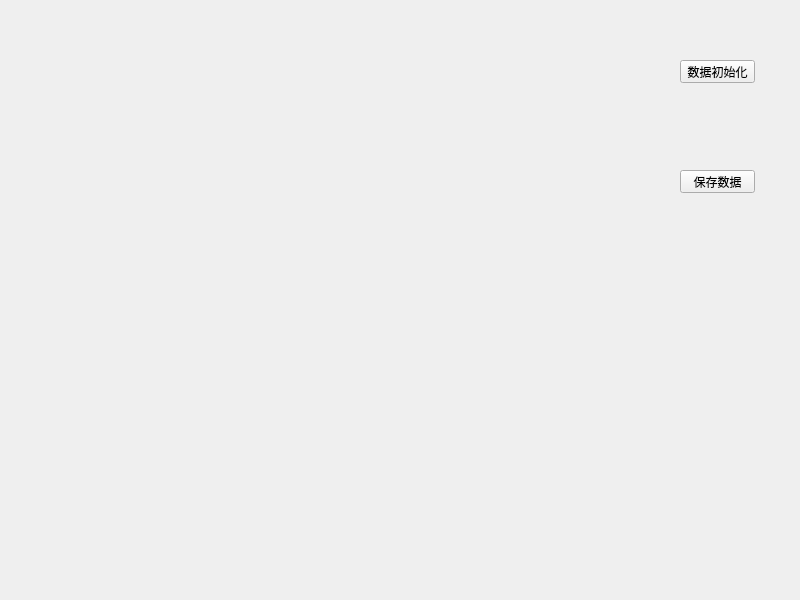
<?xml version="1.0" encoding="UTF-8"?>
<ui version="4.0">
 <class>MainWindow</class>
 <widget class="QMainWindow" name="MainWindow">
  <property name="geometry">
   <rect>
    <x>0</x>
    <y>0</y>
    <width>800</width>
    <height>600</height>
   </rect>
  </property>
  <property name="windowTitle">
   <string>MainWindow</string>
  </property>
  <widget class="QWidget" name="centralWidget">
   <widget class="QPushButton" name="pushButton">
    <property name="geometry">
     <rect>
      <x>680</x>
      <y>60</y>
      <width>75</width>
      <height>23</height>
     </rect>
    </property>
    <property name="text">
     <string>数据初始化</string>
    </property>
   </widget>
   <widget class="QPushButton" name="pushButton_2">
    <property name="geometry">
     <rect>
      <x>680</x>
      <y>170</y>
      <width>75</width>
      <height>23</height>
     </rect>
    </property>
    <property name="text">
     <string>保存数据</string>
    </property>
   </widget>
   <widget class="DataTableWidget" name="pandastablewidget" native="true">
    <property name="geometry">
     <rect>
      <x>10</x>
      <y>30</y>
      <width>591</width>
      <height>331</height>
     </rect>
    </property>
    <property name="styleSheet">
     <string notr="true"/>
    </property>
   </widget>
  </widget>
 </widget>
 <customwidgets>
  <customwidget>
   <class>DataTableWidget</class>
   <extends>QWidget</extends>
   <header>qtpandas.views.DataTableView</header>
   <container>1</container>
  </customwidget>
 </customwidgets>
 <resources/>
 <connections/>
</ui>
